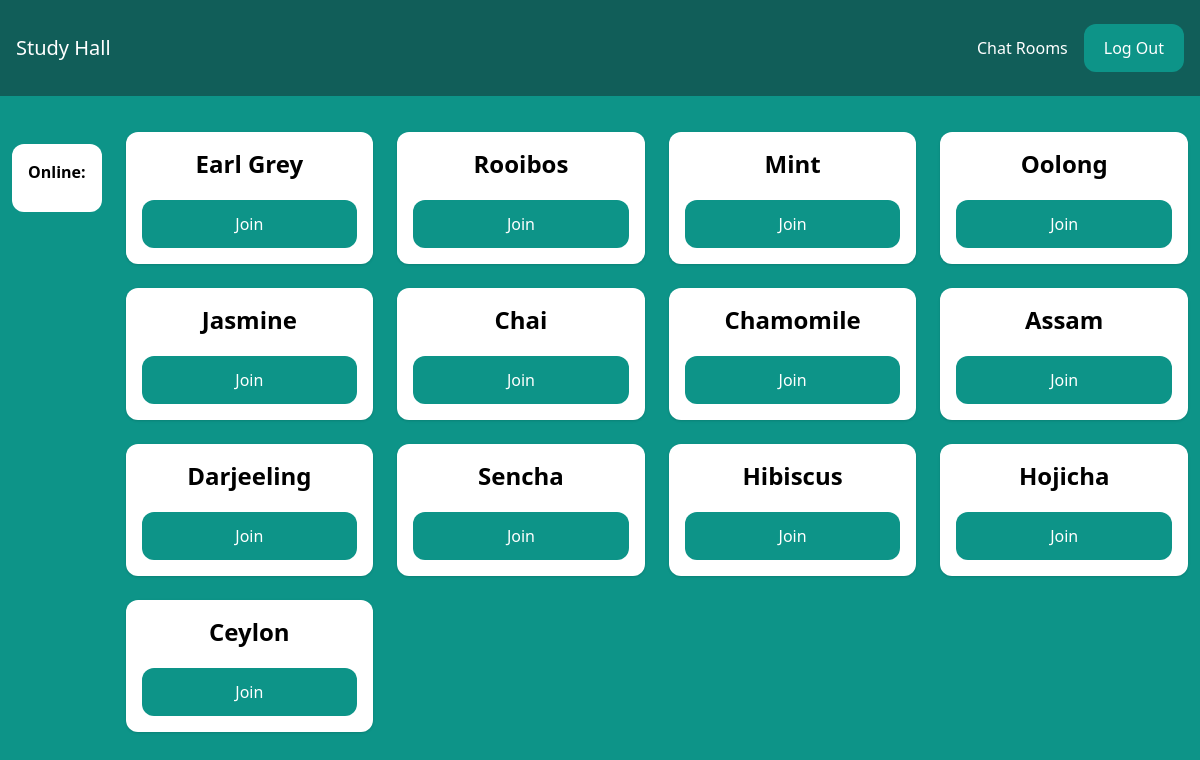
The app's page /rooms/ (signed in) with its own data.
### room/models.py (models this page shows)
class Room(models.Model):
    name = models.CharField(max_length=255)
    slug = models.SlugField(unique=True)

### room/views.py (the view)
# urls.py: path('rooms/', include('room.urls')),
@login_required
def rooms(request):
    rooms = Room.objects.all()
    return render(request, 'room/rooms.html', {'rooms': rooms})

### room/templates/room/rooms.html (shortened to what this page needs)
{% extends 'core/base.html' %}
{% block content %}
    <div class="mt-6 w-full flex flex-wrap items-start mx-3">
        <div class="lg:w-1/8 mt-6 mx-4 lg:mx-auto p-4 bg-white rounded-xl">
            <div class="space-y-3" >
                <p class="font-semibold">Online:</p>
            </div>
        </div>
        <div class="flex-1">
            <div class="flex flex-wrap mx-3">
                {% for room in rooms %}
                    <div class="w-full lg:w-1/4 px-3 py-3">
                        <div class="p-4 bg-white shadow rounded-xl text-center">
                            <h2 class="mb-5 text-2xl font-semibold">{{ room.name }}</h2>
                            <a href="{% url 'room' room.slug %}" class="px-5 py-3 block rounded-xl text-white bg-teal-600 hover:bg-teal-700">Join</a>
                        </div>
                    </div>
                {% endfor %}
            </div>
        </div>
    </div>
{% endblock %}

### records on screen
Room: name "Earl Grey"
Room: name "Rooibos"
Room: name "Mint"
Room: name "Oolong"
Room: name "Jasmine"
Room: name "Chai"
Room: name "Chamomile"
Room: name "Assam"
Room: name "Darjeeling"
Room: name "Sencha"
Room: name "Hibiscus"
Room: name "Hojicha"
Room: name "Ceylon"
